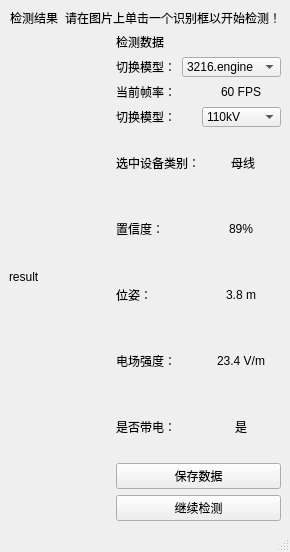
<?xml version="1.0" encoding="UTF-8"?>
<ui version="4.0">
 <class>MainWindow</class>
 <widget class="QMainWindow" name="MainWindow">
  <property name="geometry">
   <rect>
    <x>0</x>
    <y>0</y>
    <width>290</width>
    <height>539</height>
   </rect>
  </property>
  <property name="windowTitle">
   <string>变电设备带电状态检测软件</string>
  </property>
  <widget class="QWidget" name="centralwidget">
   <layout class="QVBoxLayout" name="verticalLayout_2">
    <item>
     <layout class="QHBoxLayout" name="horizontalLayout_top">
      <item alignment="Qt::AlignHCenter">
       <widget class="QLabel" name="ResultTextLabel">
        <property name="text">
         <string>检测结果</string>
        </property>
       </widget>
      </item>
      <item>
       <widget class="QLabel" name="WarnTextLabel">
        <property name="text">
         <string>请在图片上单击一个识别框以开始检测！</string>
        </property>
       </widget>
      </item>
     </layout>
    </item>
    <item>
     <layout class="QHBoxLayout" name="horizontalLayout_2">
      <item>
       <widget class="ClickableLabel" name="ResultImgShowLabel">
        <property name="sizePolicy">
         <sizepolicy hsizetype="Expanding" vsizetype="Expanding">
          <horstretch>0</horstretch>
          <verstretch>0</verstretch>
         </sizepolicy>
        </property>
        <property name="text">
         <string>result</string>
        </property>
       </widget>
      </item>
      <item>
       <layout class="QVBoxLayout" name="verticalLayout">
        <item>
         <widget class="QLabel" name="DataTextLabel">
          <property name="minimumSize">
           <size>
            <width>0</width>
            <height>0</height>
           </size>
          </property>
          <property name="maximumSize">
           <size>
            <width>16777215</width>
            <height>20</height>
           </size>
          </property>
          <property name="text">
           <string>检测数据</string>
          </property>
         </widget>
        </item>
        <item>
         <layout class="QHBoxLayout" name="horizontalLayout_model">
          <item>
           <widget class="QLabel" name="ChangeModelLabel">
            <property name="maximumSize">
             <size>
              <width>16777215</width>
              <height>20</height>
             </size>
            </property>
            <property name="text">
             <string>切换模型：</string>
            </property>
           </widget>
          </item>
          <item>
           <widget class="QComboBox" name="ModelListShowBox">
            <property name="maximumSize">
             <size>
              <width>16777215</width>
              <height>20</height>
             </size>
            </property>
            <item>
             <property name="text">
              <string>3216.engine</string>
             </property>
            </item>
            <item>
             <property name="text">
              <string>536.engine</string>
             </property>
            </item>
           </widget>
          </item>
         </layout>
        </item>
        <item>
         <layout class="QHBoxLayout" name="horizontalLayout_fps">
          <item>
           <widget class="QLabel" name="FPSTextLabel">
            <property name="maximumSize">
             <size>
              <width>16777215</width>
              <height>20</height>
             </size>
            </property>
            <property name="text">
             <string>当前帧率：</string>
            </property>
           </widget>
          </item>
          <item alignment="Qt::AlignHCenter">
           <widget class="QLabel" name="FPSShowLabel">
            <property name="maximumSize">
             <size>
              <width>16777215</width>
              <height>20</height>
             </size>
            </property>
            <property name="text">
             <string>60 FPS</string>
            </property>
           </widget>
          </item>
         </layout>
        </item>
        <item>
         <layout class="QHBoxLayout" name="horizontalLayout">
          <item>
           <widget class="QLabel" name="ChangeVLabel">
            <property name="maximumSize">
             <size>
              <width>16777215</width>
              <height>20</height>
             </size>
            </property>
            <property name="text">
             <string>切换模型：</string>
            </property>
           </widget>
          </item>
          <item>
           <widget class="QComboBox" name="VListShowBox">
            <property name="maximumSize">
             <size>
              <width>16777215</width>
              <height>20</height>
             </size>
            </property>
            <item>
             <property name="text">
              <string>110kV</string>
             </property>
            </item>
            <item>
             <property name="text">
              <string>220kV</string>
             </property>
            </item>
            <item>
             <property name="text">
              <string>330kV</string>
             </property>
            </item>
            <item>
             <property name="text">
              <string>500kV</string>
             </property>
            </item>
           </widget>
          </item>
         </layout>
        </item>
        <item>
         <layout class="QVBoxLayout" name="verticalLayout_data">
          <item>
           <layout class="QHBoxLayout" name="horizontalLayout_class">
            <item>
             <widget class="QLabel" name="ClassTextLabel">
              <property name="minimumSize">
               <size>
                <width>0</width>
                <height>60</height>
               </size>
              </property>
              <property name="text">
               <string>选中设备类别：</string>
              </property>
             </widget>
            </item>
            <item alignment="Qt::AlignHCenter">
             <widget class="QLabel" name="ClassShowLabel">
              <property name="minimumSize">
               <size>
                <width>0</width>
                <height>60</height>
               </size>
              </property>
              <property name="text">
               <string>母线</string>
              </property>
             </widget>
            </item>
           </layout>
          </item>
          <item>
           <layout class="QHBoxLayout" name="horizontalLayout_conf">
            <item>
             <widget class="QLabel" name="ConfTextLabel">
              <property name="minimumSize">
               <size>
                <width>0</width>
                <height>60</height>
               </size>
              </property>
              <property name="text">
               <string>置信度：</string>
              </property>
             </widget>
            </item>
            <item alignment="Qt::AlignHCenter">
             <widget class="QLabel" name="ConfShowLabel">
              <property name="minimumSize">
               <size>
                <width>0</width>
                <height>60</height>
               </size>
              </property>
              <property name="text">
               <string>89%</string>
              </property>
             </widget>
            </item>
           </layout>
          </item>
          <item>
           <layout class="QHBoxLayout" name="horizontalLayout_pos">
            <item>
             <widget class="QLabel" name="PosTextLabel">
              <property name="minimumSize">
               <size>
                <width>0</width>
                <height>60</height>
               </size>
              </property>
              <property name="text">
               <string>位姿：</string>
              </property>
             </widget>
            </item>
            <item alignment="Qt::AlignHCenter">
             <widget class="QLabel" name="PosShowLabel">
              <property name="minimumSize">
               <size>
                <width>0</width>
                <height>60</height>
               </size>
              </property>
              <property name="text">
               <string>3.8 m</string>
              </property>
             </widget>
            </item>
           </layout>
          </item>
          <item>
           <layout class="QHBoxLayout" name="horizontalLayout_electric">
            <item>
             <widget class="QLabel" name="ElectricTextLabel">
              <property name="minimumSize">
               <size>
                <width>0</width>
                <height>60</height>
               </size>
              </property>
              <property name="text">
               <string>电场强度：</string>
              </property>
             </widget>
            </item>
            <item alignment="Qt::AlignHCenter">
             <widget class="QLabel" name="ElectricShowLabel">
              <property name="minimumSize">
               <size>
                <width>0</width>
                <height>60</height>
               </size>
              </property>
              <property name="text">
               <string>23.4 V/m</string>
              </property>
             </widget>
            </item>
           </layout>
          </item>
          <item>
           <layout class="QHBoxLayout" name="horizontalLayout_state">
            <item>
             <widget class="QLabel" name="StateTextLabel">
              <property name="minimumSize">
               <size>
                <width>0</width>
                <height>60</height>
               </size>
              </property>
              <property name="text">
               <string>是否带电：</string>
              </property>
             </widget>
            </item>
            <item alignment="Qt::AlignHCenter">
             <widget class="QLabel" name="StateShowLabel">
              <property name="minimumSize">
               <size>
                <width>0</width>
                <height>60</height>
               </size>
              </property>
              <property name="text">
               <string>是</string>
              </property>
             </widget>
            </item>
           </layout>
          </item>
         </layout>
        </item>
        <item>
         <widget class="QPushButton" name="SaveDataButton">
          <property name="maximumSize">
           <size>
            <width>1000</width>
            <height>16777215</height>
           </size>
          </property>
          <property name="text">
           <string>保存数据</string>
          </property>
         </widget>
        </item>
        <item>
         <widget class="QPushButton" name="ContinueDetectButton">
          <property name="maximumSize">
           <size>
            <width>1000</width>
            <height>16777215</height>
           </size>
          </property>
          <property name="text">
           <string>继续检测</string>
          </property>
         </widget>
        </item>
       </layout>
      </item>
     </layout>
    </item>
   </layout>
  </widget>
  <widget class="QMenuBar" name="menubar">
   <property name="geometry">
    <rect>
     <x>0</x>
     <y>0</y>
     <width>290</width>
     <height>21</height>
    </rect>
   </property>
  </widget>
  <widget class="QStatusBar" name="statusbar"/>
 </widget>
 <customwidgets>
  <customwidget>
   <class>ClickableLabel</class>
   <extends>QLabel</extends>
   <header>../include/yolov8qt/ClickableLabel.h</header>
  </customwidget>
 </customwidgets>
 <resources/>
 <connections/>
</ui>
